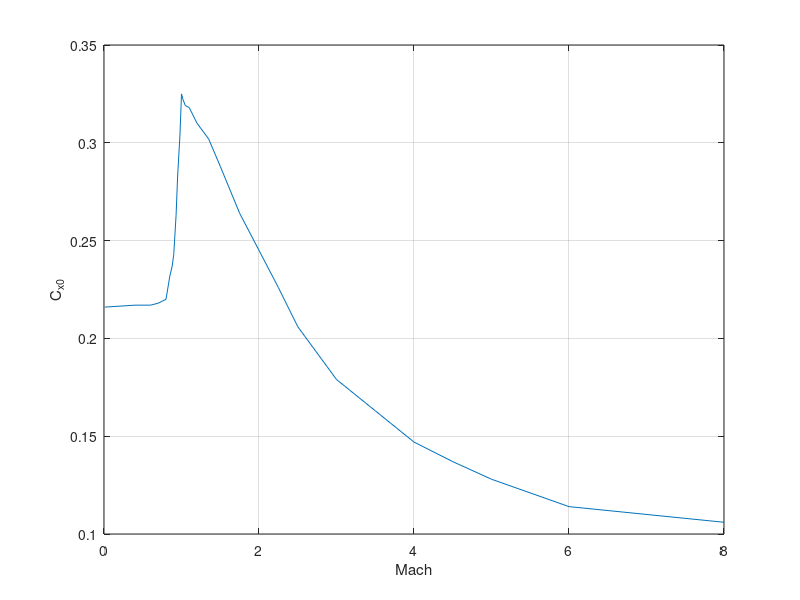

The MATLAB script that drew this image: (Note: this script raises an error after producing the figure.)
%% aerodynamic coefficients of rocket 9M723 determined with Prodas Software 
%% Data from Prodas Software

% Aerodynamic_Force_Coefficients
% [     Mach      CX0     CX2     CX4     CNa    CNa3    CPN     CYpa   CXfore  CXbase    CNq ]
AFC = [  0.01   0.216    2.81    3.12    3.92    3.12    3.92    0.00   0.000   0.068   0.148
         0.40   0.217    2.81    3.25    4.05    3.25    4.05    0.00   0.000   0.062   0.155
         0.60   0.217    2.81    3.31    4.12    3.31    4.12    0.00   0.000   0.058   0.158
         0.70   0.218    3.05    3.34    4.12    3.34    4.12    0.00   0.000   0.056   0.163
         0.75   0.219    3.17    3.35    4.12    3.35    4.12    0.00   0.000   0.054   0.165
         0.80   0.220    3.29    3.36    4.12    3.36    4.12    0.00   0.000   0.053   0.168
         0.85   0.232    3.53    3.41    4.15    3.41    4.15    0.00   0.000   0.062   0.170
         0.88   0.237    3.65    3.43    4.16    3.43    4.16    0.00   0.000   0.066   0.171
         0.90   0.243    3.76    3.45    4.17    3.45    4.17    0.00   0.000   0.071   0.172
         0.93   0.263    4.01    3.48    4.18    3.48    4.18    0.00   0.000   0.090   0.173
         0.95   0.283    4.25    3.50    4.18    3.50    4.18    0.00   0.000   0.108   0.174
         0.98   0.304    4.54    3.53    4.20    3.53    4.20    0.00   0.000   0.108   0.196
         1.00   0.325    4.83    3.56    4.22    3.56    4.22    0.00   0.000   0.108   0.217
         1.02   0.322    5.12    3.57    4.25    3.57    4.25    0.00   0.000   0.107   0.215
         1.05   0.319    5.41    3.58    4.28    3.58    4.28    0.00   0.000   0.105   0.214
         1.10   0.318    6.00    3.60    4.28    3.60    4.28    0.00   0.000   0.104   0.214
         1.20   0.310    6.65    3.62    4.23    3.62    4.23    0.00   0.000   0.100   0.210
         1.35   0.302    6.07    3.65    4.15    3.65    4.15    0.00   0.000   0.098   0.203
         1.50   0.288    5.46    3.71    4.04    3.71    4.04    0.00   0.000   0.092   0.196
         1.75   0.264    4.84    3.82    3.97    3.82    3.97    0.00   0.000   0.082   0.182
         2.00   0.245    4.24    3.81    3.89    3.81    3.89    0.00   0.000   0.078   0.167
         2.25   0.226    3.94    3.78    3.81    3.78    3.81    0.00   0.000   0.073   0.153
         2.50   0.206    3.63    3.75    3.74    3.75    3.74    0.00   0.000   0.068   0.138
         3.00   0.179    3.08    3.60    3.66    3.60    3.66    0.00   0.000   0.068   0.112
         3.50   0.163    2.82    3.46    3.56    3.46    3.56    0.00   0.000   0.070   0.093
         4.00   0.147    2.57    3.32    3.45    3.32    3.45    0.00   0.000   0.073   0.074
         4.50   0.137    2.32    3.24    3.41    3.24    3.41    0.00   0.000   0.075   0.062
         5.00   0.128    2.07    3.15    3.37    3.15    3.37    0.00   0.000   0.077   0.051
         6.00   0.114    1.85    3.08    3.32    3.08    3.32    0.00   0.000   0.078   0.037
         8.00   0.106    1.76    3.04    3.32    3.04    3.32    0.00   0.000   0.085   0.021];

%Aerodynamic Moment Coefficients for CG = 2800 mm
%           [ Mach     Cma     Cma3    Cma5    Cmq     Cmq2   Cnpa@1  Cnpa@3   Cnpa@5    Clp     Cld]
AMC_2800 = [  0.01   -2.75   -2.75  -135.7  -135.7   0.00   0.00   0.00   0.00   0.000  -0.501  0.0039
         0.40   -3.28   -3.28  -140.5  -140.5   0.00   0.00   0.00   0.00   0.000  -0.564  0.0045
         0.60   -3.56   -3.56  -143.0  -143.0   0.00   0.00   0.00   0.00   0.000  -0.596  0.0048
         0.70   -3.59   -3.59  -143.5  -143.5   0.00   0.00   0.00   0.00   0.000  -0.602  0.0048
         0.75   -3.61   -3.61  -143.8  -143.8   0.00   0.00   0.00   0.00   0.000  -0.605  0.0048
         0.80   -3.62   -3.62  -144.0  -144.0   0.00   0.00   0.00   0.00   0.000  -0.608  0.0049
         0.85   -3.75   -3.75  -146.6  -146.6   0.00   0.00   0.00   0.00   0.000  -0.624  0.0050
         0.88   -3.82   -3.82  -147.9  -147.9   0.00   0.00   0.00   0.00   0.000  -0.633  0.0051
         0.90   -3.89   -3.89  -149.2  -149.2   0.00   0.00   0.00   0.00   0.000  -0.641  0.0052
         0.93   -3.94   -3.94  -151.1  -151.1   0.00   0.00   0.00   0.00   0.000  -0.649  0.0052
         0.95   -3.99   -3.99  -153.0  -153.0   0.00   0.00   0.00   0.00   0.000  -0.657  0.0053
         0.98   -4.08   -4.08  -155.8  -155.8   0.00   0.00   0.00   0.00   0.000  -0.664  0.0054
         1.00   -4.17   -4.17  -158.6  -158.6   0.00   0.00   0.00   0.00   0.000  -0.670  0.0055
         1.02   -4.31   -4.31  -159.0  -159.0   0.00   0.00   0.00   0.00   0.000  -0.671  0.0055
         1.05   -4.45   -4.45  -159.4  -159.4   0.00   0.00   0.00   0.00   0.000  -0.671  0.0055
         1.10   -4.47   -4.47  -163.7  -163.7   0.00   0.00   0.00   0.00   0.000  -0.672  0.0055
         1.20   -4.29   -4.29  -165.6  -165.6   0.00   0.00   0.00   0.00   0.000  -0.651  0.0053
         1.35   -4.06   -4.06  -167.1  -167.1   0.00   0.00   0.00   0.00   0.000  -0.623  0.0051
         1.50   -3.69   -3.69  -168.6  -168.6   0.00   0.00   0.00   0.00   0.000  -0.596  0.0048
         1.75   -3.55   -3.55  -171.8  -171.8   0.00   0.00   0.00   0.00   0.000  -0.587  0.0048
         2.00   -3.21   -3.21  -171.4  -171.4   0.00   0.00   0.00   0.00   0.000  -0.531  0.0043
         2.25   -2.91   -2.91  -170.1  -170.1   0.00   0.00   0.00   0.00   0.000  -0.492  0.0040
         2.50   -2.61   -2.61  -168.7  -168.7   0.00   0.00   0.00   0.00   0.000  -0.452  0.0036
         3.00   -2.23   -2.23  -164.4  -164.4   0.00   0.00   0.00   0.00   0.000  -0.399  0.0032
         3.50   -1.79   -1.79  -158.7  -158.7   0.00   0.00   0.00   0.00   0.000  -0.353  0.0028
         4.00   -1.35   -1.35  -153.0  -153.0   0.00   0.00   0.00   0.00   0.000  -0.307  0.0024
         4.50   -1.19   -1.19  -148.9  -148.9   0.00   0.00   0.00   0.00   0.000  -0.291  0.0022
         5.00   -1.02   -1.02  -144.7  -144.7   0.00   0.00   0.00   0.00   0.000  -0.275  0.0021
         6.00   -0.87   -0.87  -141.6  -141.6   0.00   0.00   0.00   0.00   0.000  -0.261  0.0020
         8.00   -0.83   -0.83  -140.4  -140.4   0.00   0.00   0.00   0.00   0.000  -0.257  0.0019];

% Fin Set Component Aerodynamic Coefficients
%           [ Mach   Cxbody   Cxgrv   Cxfin1  Cxfin2  Cxfin3   CNaB    CPNB   CNaF1   CPNF1   CNaF2   CPNF2   CNaF3   CPNF3]
FIN_2800 = [ 0.010   0.212   0.000   0.004   0.000   0.000    2.22    2.48    0.90    7.48    0.00    0.00    0.00    0.00
       0.400   0.212   0.000   0.004   0.000   0.000    2.22    2.47    1.03    7.48    0.00    0.00    0.00    0.00
       0.600   0.212   0.000   0.004   0.000   0.000    2.22    2.47    1.09    7.48    0.00    0.00    0.00    0.00
       0.700   0.213   0.000   0.005   0.000   0.000    2.23    2.46    1.10    7.47    0.00    0.00    0.00    0.00
       0.750   0.214   0.000   0.005   0.000   0.000    2.24    2.46    1.11    7.47    0.00    0.00    0.00    0.00
       0.800   0.215   0.000   0.006   0.000   0.000    2.24    2.45    1.12    7.47    0.00    0.00    0.00    0.00
       0.850   0.225   0.000   0.006   0.000   0.000    2.25    2.45    1.15    7.47    0.00    0.00    0.00    0.00
       0.875   0.230   0.000   0.007   0.000   0.000    2.26    2.44    1.17    7.47    0.00    0.00    0.00    0.00
       0.900   0.236   0.000   0.007   0.000   0.000    2.27    2.44    1.18    7.47    0.00    0.00    0.00    0.00
       0.925   0.255   0.000   0.007   0.000   0.000    2.27    2.44    1.20    7.47    0.00    0.00    0.00    0.00
       0.950   0.275   0.000   0.007   0.000   0.000    2.28    2.43    1.22    7.47    0.00    0.00    0.00    0.00
       0.975   0.296   0.000   0.008   0.000   0.000    2.29    2.44    1.23    7.47    0.00    0.00    0.00    0.00
       1.000   0.317   0.000   0.008   0.000   0.000    2.31    2.45    1.25    7.47    0.00    0.00    0.00    0.00
       1.025   0.314   0.000   0.008   0.000   0.000    2.32    2.50    1.25    7.50    0.00    0.00    0.00    0.00
       1.050   0.311   0.000   0.008   0.000   0.000    2.33    2.55    1.25    7.52    0.00    0.00    0.00    0.00
       1.100   0.310   0.000   0.008   0.000   0.000    2.35    2.53    1.26    7.56    0.00    0.00    0.00    0.00
       1.200   0.303   0.000   0.007   0.000   0.000    2.41    2.54    1.21    7.57    0.00    0.00    0.00    0.00
       1.350   0.294   0.000   0.007   0.000   0.000    2.49    2.56    1.16    7.58    0.00    0.00    0.00    0.00
       1.500   0.281   0.000   0.007   0.000   0.000    2.60    2.52    1.11    7.58    0.00    0.00    0.00    0.00
       1.750   0.258   0.000   0.007   0.000   0.000    2.72    2.52    1.09    7.58    0.00    0.00    0.00    0.00
       2.000   0.239   0.000   0.007   0.000   0.000    2.82    2.59    0.99    7.59    0.00    0.00    0.00    0.00
       2.250   0.219   0.000   0.007   0.000   0.000    2.87    2.62    0.91    7.59    0.00    0.00    0.00    0.00
       2.500   0.200   0.000   0.007   0.000   0.000    2.92    2.64    0.83    7.60    0.00    0.00    0.00    0.00
       3.000   0.173   0.000   0.006   0.000   0.000    2.88    2.67    0.72    7.60    0.00    0.00    0.00    0.00
       3.500   0.156   0.000   0.007   0.000   0.000    2.83    2.66    0.63    7.60    0.00    0.00    0.00    0.00
       4.000   0.140   0.000   0.007   0.000   0.000    2.78    2.64    0.54    7.60    0.00    0.00    0.00    0.00
       4.500   0.131   0.000   0.007   0.000   0.000    2.73    2.63    0.51    7.60    0.00    0.00    0.00    0.00
       5.000   0.121   0.000   0.006   0.000   0.000    2.68    2.61    0.48    7.61    0.00    0.00    0.00    0.00
       6.000   0.108   0.000   0.006   0.000   0.000    2.63    2.59    0.45    7.61    0.00    0.00    0.00    0.00
       8.000   0.100   0.000   0.006   0.000   0.000    2.60    2.58    0.44    7.61    0.00    0.00    0.00    0.00];

%Aerodynamic Moment Coefficients for CG = 3000 mm
%           [ Mach     Cma     Cma3    Cma5    Cmq     Cmq2   Cnpa@1  Cnpa@3   Cnpa@5    Clp     Cld]
AMC_3000 = [0.01   -2.07   -2.07  -124.4  -124.4   0.00   0.00   0.00   0.00   0.000  -0.501  0.0039
         0.40   -2.58   -2.58  -128.8  -128.8   0.00   0.00   0.00   0.00   0.000  -0.564  0.0045
         0.60   -2.84   -2.84  -131.1  -131.1   0.00   0.00   0.00   0.00   0.000  -0.596  0.0048
         0.70   -2.87   -2.87  -131.5  -131.5   0.00   0.00   0.00   0.00   0.000  -0.602  0.0048
         0.75   -2.88   -2.88  -131.7  -131.7   0.00   0.00   0.00   0.00   0.000  -0.605  0.0048
         0.80   -2.89   -2.89  -132.0  -132.0   0.00   0.00   0.00   0.00   0.000  -0.608  0.0049
         0.85   -3.01   -3.01  -134.5  -134.5   0.00   0.00   0.00   0.00   0.000  -0.624  0.0050
         0.88   -3.08   -3.08  -135.8  -135.8   0.00   0.00   0.00   0.00   0.000  -0.633  0.0051
         0.90   -3.14   -3.14  -137.1  -137.1   0.00   0.00   0.00   0.00   0.000  -0.641  0.0052
         0.93   -3.18   -3.18  -138.9  -138.9   0.00   0.00   0.00   0.00   0.000  -0.649  0.0052
         0.95   -3.23   -3.23  -140.7  -140.7   0.00   0.00   0.00   0.00   0.000  -0.657  0.0053
         0.98   -3.32   -3.32  -143.5  -143.5   0.00   0.00   0.00   0.00   0.000  -0.664  0.0054
         1.00   -3.40   -3.40  -146.2  -146.2   0.00   0.00   0.00   0.00   0.000  -0.670  0.0055
         1.02   -3.53   -3.53  -146.6  -146.6   0.00   0.00   0.00   0.00   0.000  -0.671  0.0055
         1.05   -3.67   -3.67  -147.0  -147.0   0.00   0.00   0.00   0.00   0.000  -0.671  0.0055
         1.10   -3.68   -3.68  -151.4  -151.4   0.00   0.00   0.00   0.00   0.000  -0.672  0.0055
         1.20   -3.51   -3.51  -153.6  -153.6   0.00   0.00   0.00   0.00   0.000  -0.651  0.0053
         1.35   -3.26   -3.26  -155.8  -155.8   0.00   0.00   0.00   0.00   0.000  -0.623  0.0051
         1.50   -2.88   -2.88  -158.5  -158.5   0.00   0.00   0.00   0.00   0.000  -0.596  0.0048
         1.75   -2.72   -2.72  -161.8  -161.8   0.00   0.00   0.00   0.00   0.000  -0.587  0.0048
         2.00   -2.38   -2.38  -161.7  -161.7   0.00   0.00   0.00   0.00   0.000  -0.531  0.0043
         2.25   -2.08   -2.08  -160.7  -160.7   0.00   0.00   0.00   0.00   0.000  -0.492  0.0040
         2.50   -1.79   -1.79  -159.7  -159.7   0.00   0.00   0.00   0.00   0.000  -0.452  0.0036
         3.00   -1.45   -1.45  -155.8  -155.8   0.00   0.00   0.00   0.00   0.000  -0.399  0.0032
         3.50   -1.04   -1.04  -150.5  -150.5   0.00   0.00   0.00   0.00   0.000  -0.353  0.0028
         4.00   -0.63   -0.63  -145.1  -145.1   0.00   0.00   0.00   0.00   0.000  -0.307  0.0024
         4.50   -0.48   -0.48  -141.1  -141.1   0.00   0.00   0.00   0.00   0.000  -0.291  0.0022
         5.00   -0.33   -0.33  -137.0  -137.0   0.00   0.00   0.00   0.00   0.000  -0.275  0.0021
         6.00   -0.20   -0.20  -134.1  -134.1   0.00   0.00   0.00   0.00   0.000  -0.261  0.0020
         8.00   -0.17   -0.17  -132.9  -132.9   0.00   0.00   0.00   0.00   0.000  -0.257  0.0019];

%Aerodynamic Moment Coefficients for CG = 3300 mm
%           [ Mach     Cma     Cma3    Cma5    Cmq     Cmq2   Cnpa@1  Cnpa@3   Cnpa@5    Clp     Cld]
AMC_3300 = [0.01   -1.05   -1.05  -107.9  -107.9   0.00   0.00   0.00   0.00   0.000  -0.501  0.0039
         0.40   -1.52   -1.52  -111.6  -111.6   0.00   0.00   0.00   0.00   0.000  -0.564  0.0045
         0.60   -1.76   -1.76  -113.5  -113.5   0.00   0.00   0.00   0.00   0.000  -0.596  0.0048
         0.70   -1.78   -1.78  -113.9  -113.9   0.00   0.00   0.00   0.00   0.000  -0.602  0.0048
         0.75   -1.79   -1.79  -114.1  -114.1   0.00   0.00   0.00   0.00   0.000  -0.605  0.0048
         0.80   -1.80   -1.80  -114.3  -114.3   0.00   0.00   0.00   0.00   0.000  -0.608  0.0049
         0.85   -1.90   -1.90  -116.8  -116.8   0.00   0.00   0.00   0.00   0.000  -0.624  0.0050
         0.88   -1.96   -1.96  -118.0  -118.0   0.00   0.00   0.00   0.00   0.000  -0.633  0.0051
         0.90   -2.01   -2.01  -119.2  -119.2   0.00   0.00   0.00   0.00   0.000  -0.641  0.0052
         0.93   -2.05   -2.05  -121.0  -121.0   0.00   0.00   0.00   0.00   0.000  -0.649  0.0052
         0.95   -2.09   -2.09  -122.7  -122.7   0.00   0.00   0.00   0.00   0.000  -0.657  0.0053
         0.98   -2.16   -2.16  -125.4  -125.4   0.00   0.00   0.00   0.00   0.000  -0.664  0.0054
         1.00   -2.24   -2.24  -128.0  -128.0   0.00   0.00   0.00   0.00   0.000  -0.670  0.0055
         1.02   -2.37   -2.37  -128.4  -128.4   0.00   0.00   0.00   0.00   0.000  -0.671  0.0055
         1.05   -2.50   -2.50  -128.8  -128.8   0.00   0.00   0.00   0.00   0.000  -0.671  0.0055
         1.10   -2.51   -2.51  -133.3  -133.3   0.00   0.00   0.00   0.00   0.000  -0.672  0.0055
         1.20   -2.33   -2.33  -135.9  -135.9   0.00   0.00   0.00   0.00   0.000  -0.651  0.0053
         1.35   -2.07   -2.07  -139.2  -139.2   0.00   0.00   0.00   0.00   0.000  -0.623  0.0051
         1.50   -1.67   -1.67  -143.8  -143.8   0.00   0.00   0.00   0.00   0.000  -0.596  0.0048
         1.75   -1.47   -1.47  -147.1  -147.1   0.00   0.00   0.00   0.00   0.000  -0.587  0.0048
         2.00   -1.14   -1.14  -147.6  -147.6   0.00   0.00   0.00   0.00   0.000  -0.531  0.0043
         2.25   -0.85   -0.85  -147.0  -147.0   0.00   0.00   0.00   0.00   0.000  -0.492  0.0040
         2.50   -0.57   -0.57  -146.5  -146.5   0.00   0.00   0.00   0.00   0.000  -0.452  0.0036
         3.00   -0.27   -0.27  -143.1  -143.1   0.00   0.00   0.00   0.00   0.000  -0.399  0.0032
         3.50    0.09    0.09  -138.3  -138.3   0.00   0.00   0.00   0.00   0.000  -0.353  0.0028
         4.00    0.45    0.45  -133.4  -133.4   0.00   0.00   0.00   0.00   0.000  -0.307  0.0024
         4.50    0.57    0.57  -129.5  -129.5   0.00   0.00   0.00   0.00   0.000  -0.291  0.0022
         5.00    0.69    0.69  -125.6  -125.6   0.00   0.00   0.00   0.00   0.000  -0.275  0.0021
         6.00    0.81    0.81  -122.9  -122.9   0.00   0.00   0.00   0.00   0.000  -0.261  0.0020
         8.00    0.83    0.83  -121.7  -121.7   0.00   0.00   0.00   0.00   0.000  -0.257  0.0019];

%Aerodynamic Moment Coefficients for CG = 3500 mm
%           [ Mach     Cma     Cma3    Cma5    Cmq     Cmq2   Cnpa@1  Cnpa@3   Cnpa@5    Clp     Cld]
AMC_3500 = [0.01   -0.37   -0.37   -97.1   -97.1   0.00   0.00   0.00   0.00   0.000  -0.501  0.0039
         0.40   -0.81   -0.81  -100.4  -100.4   0.00   0.00   0.00   0.00   0.000  -0.564  0.0045
         0.60   -1.04   -1.04  -102.1  -102.1   0.00   0.00   0.00   0.00   0.000  -0.596  0.0048
         0.70   -1.05   -1.05  -102.4  -102.4   0.00   0.00   0.00   0.00   0.000  -0.602  0.0048
         0.75   -1.06   -1.06  -102.6  -102.6   0.00   0.00   0.00   0.00   0.000  -0.605  0.0048
         0.80   -1.07   -1.07  -102.8  -102.8   0.00   0.00   0.00   0.00   0.000  -0.608  0.0049
         0.85   -1.16   -1.16  -105.2  -105.2   0.00   0.00   0.00   0.00   0.000  -0.624  0.0050
         0.88   -1.21   -1.21  -106.4  -106.4   0.00   0.00   0.00   0.00   0.000  -0.633  0.0051
         0.90   -1.26   -1.26  -107.6  -107.6   0.00   0.00   0.00   0.00   0.000  -0.641  0.0052
         0.93   -1.30   -1.30  -109.3  -109.3   0.00   0.00   0.00   0.00   0.000  -0.649  0.0052
         0.95   -1.33   -1.33  -111.0  -111.0   0.00   0.00   0.00   0.00   0.000  -0.657  0.0053
         0.98   -1.40   -1.40  -113.6  -113.6   0.00   0.00   0.00   0.00   0.000  -0.664  0.0054
         1.00   -1.46   -1.46  -116.2  -116.2   0.00   0.00   0.00   0.00   0.000  -0.670  0.0055
         1.02   -1.59   -1.59  -116.6  -116.6   0.00   0.00   0.00   0.00   0.000  -0.671  0.0055
         1.05   -1.72   -1.72  -117.0  -117.0   0.00   0.00   0.00   0.00   0.000  -0.671  0.0055
         1.10   -1.73   -1.73  -121.5  -121.5   0.00   0.00   0.00   0.00   0.000  -0.672  0.0055
         1.20   -1.54   -1.54  -124.5  -124.5   0.00   0.00   0.00   0.00   0.000  -0.651  0.0053
         1.35   -1.28   -1.28  -128.5  -128.5   0.00   0.00   0.00   0.00   0.000  -0.623  0.0051
         1.50   -0.86   -0.86  -134.2  -134.2   0.00   0.00   0.00   0.00   0.000  -0.596  0.0048
         1.75   -0.64   -0.64  -137.6  -137.6   0.00   0.00   0.00   0.00   0.000  -0.587  0.0048
         2.00   -0.31   -0.31  -138.5  -138.5   0.00   0.00   0.00   0.00   0.000  -0.531  0.0043
         2.25   -0.03   -0.03  -138.1  -138.1   0.00   0.00   0.00   0.00   0.000  -0.492  0.0040
         2.50    0.25    0.25  -137.8  -137.8   0.00   0.00   0.00   0.00   0.000  -0.452  0.0036
         3.00    0.51    0.51  -134.8  -134.8   0.00   0.00   0.00   0.00   0.000  -0.399  0.0032
         3.50    0.84    0.84  -130.3  -130.3   0.00   0.00   0.00   0.00   0.000  -0.353  0.0028
         4.00    1.17    1.17  -125.8  -125.8   0.00   0.00   0.00   0.00   0.000  -0.307  0.0024
         4.50    1.28    1.28  -122.0  -122.0   0.00   0.00   0.00   0.00   0.000  -0.291  0.0022
         5.00    1.38    1.38  -118.2  -118.2   0.00   0.00   0.00   0.00   0.000  -0.275  0.0021
         6.00    1.48    1.48  -115.5  -115.5   0.00   0.00   0.00   0.00   0.000  -0.261  0.0020
         8.00    1.49    1.49  -114.4  -114.4   0.00   0.00   0.00   0.00   0.000  -0.257  0.0019];

%Aerodynamic Moment Coefficients for CG = 3700 mm
%           [ Mach     Cma     Cma3    Cma5    Cmq     Cmq2   Cnpa@1  Cnpa@3   Cnpa@5    Clp     Cld]
AMC_3700 = [0.01    0.31    0.31   -86.4   -86.4   0.00   0.00   0.00   0.00   0.000  -0.501  0.0039
         0.40   -0.11   -0.11   -89.4   -89.4   0.00   0.00   0.00   0.00   0.000  -0.564  0.0045
         0.60   -0.32   -0.32   -90.9   -90.9   0.00   0.00   0.00   0.00   0.000  -0.596  0.0048
         0.70   -0.33   -0.33   -91.2   -91.2   0.00   0.00   0.00   0.00   0.000  -0.602  0.0048
         0.75   -0.33   -0.33   -91.3   -91.3   0.00   0.00   0.00   0.00   0.000  -0.605  0.0048
         0.80   -0.34   -0.34   -91.5   -91.5   0.00   0.00   0.00   0.00   0.000  -0.608  0.0049
         0.85   -0.42   -0.42   -93.8   -93.8   0.00   0.00   0.00   0.00   0.000  -0.624  0.0050
         0.88   -0.47   -0.47   -95.0   -95.0   0.00   0.00   0.00   0.00   0.000  -0.633  0.0051
         0.90   -0.51   -0.51   -96.2   -96.2   0.00   0.00   0.00   0.00   0.000  -0.641  0.0052
         0.93   -0.54   -0.54   -97.9   -97.9   0.00   0.00   0.00   0.00   0.000  -0.649  0.0052
         0.95   -0.57   -0.57   -99.5   -99.5   0.00   0.00   0.00   0.00   0.000  -0.657  0.0053
         0.98   -0.63   -0.63  -102.1  -102.1   0.00   0.00   0.00   0.00   0.000  -0.664  0.0054
         1.00   -0.69   -0.69  -104.7  -104.7   0.00   0.00   0.00   0.00   0.000  -0.670  0.0055
         1.02   -0.82   -0.82  -105.1  -105.1   0.00   0.00   0.00   0.00   0.000  -0.671  0.0055
         1.05   -0.94   -0.94  -105.4  -105.4   0.00   0.00   0.00   0.00   0.000  -0.671  0.0055
         1.10   -0.94   -0.94  -109.9  -109.9   0.00   0.00   0.00   0.00   0.000  -0.672  0.0055
         1.20   -0.75   -0.75  -113.2  -113.2   0.00   0.00   0.00   0.00   0.000  -0.651  0.0053
         1.35   -0.48   -0.48  -118.0  -118.0   0.00   0.00   0.00   0.00   0.000  -0.623  0.0051
         1.50   -0.06   -0.06  -124.8  -124.8   0.00   0.00   0.00   0.00   0.000  -0.596  0.0048
         1.75    0.19    0.19  -128.3  -128.3   0.00   0.00   0.00   0.00   0.000  -0.587  0.0048
         2.00    0.52    0.52  -129.5  -129.5   0.00   0.00   0.00   0.00   0.000  -0.531  0.0043
         2.25    0.79    0.79  -129.4  -129.4   0.00   0.00   0.00   0.00   0.000  -0.492  0.0040
         2.50    1.07    1.07  -129.3  -129.3   0.00   0.00   0.00   0.00   0.000  -0.452  0.0036
         3.00    1.29    1.29  -126.7  -126.7   0.00   0.00   0.00   0.00   0.000  -0.399  0.0032
         3.50    1.60    1.60  -122.4  -122.4   0.00   0.00   0.00   0.00   0.000  -0.353  0.0028
         4.00    1.89    1.89  -118.2  -118.2   0.00   0.00   0.00   0.00   0.000  -0.307  0.0024
         4.50    1.98    1.98  -114.5  -114.5   0.00   0.00   0.00   0.00   0.000  -0.291  0.0022
         5.00    2.07    2.07  -110.8  -110.8   0.00   0.00   0.00   0.00   0.000  -0.275  0.0021
         6.00    2.14    2.14  -108.2  -108.2   0.00   0.00   0.00   0.00   0.000  -0.261  0.0020
         8.00    2.15    2.15  -107.1  -107.1   0.00   0.00   0.00   0.00   0.000  -0.257  0.0019];

%Aerodynamic Moment Coefficients for CG = 4000 mm
%           [ Mach     Cma     Cma3    Cma5    Cmq     Cmq2   Cnpa@1  Cnpa@3   Cnpa@5    Clp     Cld]
AMC_4000 = [0.01    1.32    1.32   -70.8   -70.8   0.00   0.00   0.00   0.00   0.000  -0.501  0.0039
         0.40    0.95    0.95   -73.2   -73.2   0.00   0.00   0.00   0.00   0.000  -0.564  0.0045
         0.60    0.76    0.76   -74.4   -74.4   0.00   0.00   0.00   0.00   0.000  -0.596  0.0048
         0.70    0.76    0.76   -74.7   -74.7   0.00   0.00   0.00   0.00   0.000  -0.602  0.0048
         0.75    0.76    0.76   -74.8   -74.8   0.00   0.00   0.00   0.00   0.000  -0.605  0.0048
         0.80    0.76    0.76   -74.9   -74.9   0.00   0.00   0.00   0.00   0.000  -0.608  0.0049
         0.85    0.69    0.69   -77.2   -77.2   0.00   0.00   0.00   0.00   0.000  -0.624  0.0050
         0.88    0.65    0.65   -78.3   -78.3   0.00   0.00   0.00   0.00   0.000  -0.633  0.0051
         0.90    0.61    0.61   -79.5   -79.5   0.00   0.00   0.00   0.00   0.000  -0.641  0.0052
         0.93    0.59    0.59   -81.1   -81.1   0.00   0.00   0.00   0.00   0.000  -0.649  0.0052
         0.95    0.57    0.57   -82.8   -82.8   0.00   0.00   0.00   0.00   0.000  -0.657  0.0053
         0.98    0.52    0.52   -85.3   -85.3   0.00   0.00   0.00   0.00   0.000  -0.664  0.0054
         1.00    0.47    0.47   -87.8   -87.8   0.00   0.00   0.00   0.00   0.000  -0.670  0.0055
         1.02    0.35    0.35   -88.1   -88.1   0.00   0.00   0.00   0.00   0.000  -0.671  0.0055
         1.05    0.23    0.23   -88.5   -88.5   0.00   0.00   0.00   0.00   0.000  -0.671  0.0055
         1.10    0.23    0.23   -93.1   -93.1   0.00   0.00   0.00   0.00   0.000  -0.672  0.0055
         1.20    0.43    0.43   -96.8   -96.8   0.00   0.00   0.00   0.00   0.000  -0.651  0.0053
         1.35    0.71    0.71  -102.6  -102.6   0.00   0.00   0.00   0.00   0.000  -0.623  0.0051
         1.50    1.15    1.15  -111.2  -111.2   0.00   0.00   0.00   0.00   0.000  -0.596  0.0048
         1.75    1.43    1.43  -114.7  -114.7   0.00   0.00   0.00   0.00   0.000  -0.587  0.0048
         2.00    1.76    1.76  -116.4  -116.4   0.00   0.00   0.00   0.00   0.000  -0.531  0.0043
         2.25    2.03    2.03  -116.6  -116.6   0.00   0.00   0.00   0.00   0.000  -0.492  0.0040
         2.50    2.29    2.29  -116.9  -116.9   0.00   0.00   0.00   0.00   0.000  -0.452  0.0036
         3.00    2.47    2.47  -114.7  -114.7   0.00   0.00   0.00   0.00   0.000  -0.399  0.0032
         3.50    2.72    2.72  -110.9  -110.9   0.00   0.00   0.00   0.00   0.000  -0.353  0.0028
         4.00    2.98    2.98  -107.0  -107.0   0.00   0.00   0.00   0.00   0.000  -0.307  0.0024
         4.50    3.04    3.04  -103.5  -103.5   0.00   0.00   0.00   0.00   0.000  -0.291  0.0022
         5.00    3.09    3.09  -100.0  -100.0   0.00   0.00   0.00   0.00   0.000  -0.275  0.0021
         6.00    3.15    3.15   -97.5   -97.5   0.00   0.00   0.00   0.00   0.000  -0.261  0.0020
         8.00    3.14    3.14   -96.4   -96.4   0.00   0.00   0.00   0.00   0.000  -0.257  0.0019];

%Aerodynamic Moment Coefficients for CG = 4400 mm
%           [ Mach     Cma     Cma3    Cma5    Cmq     Cmq2   Cnpa@1  Cnpa@3   Cnpa@5    Clp     Cld]
AMC_4400 = [0.01    2.68    2.68   -50.5   -50.5   0.00   0.00   0.00   0.00   0.000  -0.501  0.0039
         0.40    2.36    2.36   -52.3   -52.3   0.00   0.00   0.00   0.00   0.000  -0.564  0.0045
         0.60    2.20    2.20   -53.2   -53.2   0.00   0.00   0.00   0.00   0.000  -0.596  0.0048
         0.70    2.21    2.21   -53.4   -53.4   0.00   0.00   0.00   0.00   0.000  -0.602  0.0048
         0.75    2.22    2.22   -53.5   -53.5   0.00   0.00   0.00   0.00   0.000  -0.605  0.0048
         0.80    2.22    2.22   -53.6   -53.6   0.00   0.00   0.00   0.00   0.000  -0.608  0.0049
         0.85    2.17    2.17   -55.8   -55.8   0.00   0.00   0.00   0.00   0.000  -0.624  0.0050
         0.88    2.14    2.14   -56.9   -56.9   0.00   0.00   0.00   0.00   0.000  -0.633  0.0051
         0.90    2.11    2.11   -58.0   -58.0   0.00   0.00   0.00   0.00   0.000  -0.641  0.0052
         0.93    2.10    2.10   -59.6   -59.6   0.00   0.00   0.00   0.00   0.000  -0.649  0.0052
         0.95    2.09    2.09   -61.2   -61.2   0.00   0.00   0.00   0.00   0.000  -0.657  0.0053
         0.98    2.05    2.05   -63.6   -63.6   0.00   0.00   0.00   0.00   0.000  -0.664  0.0054
         1.00    2.01    2.01   -66.0   -66.0   0.00   0.00   0.00   0.00   0.000  -0.670  0.0055
         1.02    1.90    1.90   -66.4   -66.4   0.00   0.00   0.00   0.00   0.000  -0.671  0.0055
         1.05    1.78    1.78   -66.8   -66.8   0.00   0.00   0.00   0.00   0.000  -0.671  0.0055
         1.10    1.80    1.80   -71.4   -71.4   0.00   0.00   0.00   0.00   0.000  -0.672  0.0055
         1.20    2.00    2.00   -75.6   -75.6   0.00   0.00   0.00   0.00   0.000  -0.651  0.0053
         1.35    2.30    2.30   -82.8   -82.8   0.00   0.00   0.00   0.00   0.000  -0.623  0.0051
         1.50    2.77    2.77   -93.7   -93.7   0.00   0.00   0.00   0.00   0.000  -0.596  0.0048
         1.75    3.09    3.09   -97.3   -97.3   0.00   0.00   0.00   0.00   0.000  -0.587  0.0048
         2.00    3.42    3.42   -99.5   -99.5   0.00   0.00   0.00   0.00   0.000  -0.531  0.0043
         2.25    3.67    3.67  -100.2  -100.2   0.00   0.00   0.00   0.00   0.000  -0.492  0.0040
         2.50    3.92    3.92  -100.9  -100.9   0.00   0.00   0.00   0.00   0.000  -0.452  0.0036
         3.00    4.03    4.03   -99.2   -99.2   0.00   0.00   0.00   0.00   0.000  -0.399  0.0032
         3.50    4.23    4.23   -95.9   -95.9   0.00   0.00   0.00   0.00   0.000  -0.353  0.0028
         4.00    4.42    4.42   -92.5   -92.5   0.00   0.00   0.00   0.00   0.000  -0.307  0.0024
         4.50    4.44    4.44   -89.2   -89.2   0.00   0.00   0.00   0.00   0.000  -0.291  0.0022
         5.00    4.46    4.46   -85.8   -85.8   0.00   0.00   0.00   0.00   0.000  -0.275  0.0021
         6.00    4.49    4.49   -83.5   -83.5   0.00   0.00   0.00   0.00   0.000  -0.261  0.0020
         8.00    4.46    4.46   -82.4   -82.4   0.00   0.00   0.00   0.00   0.000  -0.257  0.0019];

%% Plotting aerodynamic force coefficients


% Ploting axial force coefficient
figure
plot(AFC(:,1),AFC(:,2))
grid on
xlabel('Mach'); ylabel('C_x_0')
title('Axial force coefficient','(\alpha_t = 0)')

% Ploting derivative of axial force coefficient after sin^2\alpha_t
figure
plot(AFC(:,1),AFC(:,3))
grid on
xlabel('Mach'); ylabel('C_x_\alpha_2')
title('Derivative of axial force coefficient', 'after sin^2\alpha_t')

% Ploting Axial force coefficient
alfa = linspace(deg2rad(-20),deg2rad(20),40);
Cx0 = AFC(:,2);
CXa = AFC(:,3);
Cx = Cx0 + CXa.*sin(alfa).^2;
[X,Y] = meshgrid(rad2deg(alfa),AFC(:,1).');
figure
surf(X,Y,Cx,'FaceAlpha',0.9)
xlabel('\alpha_t [\circ]')
ylabel('Mach')
zlabel('C_x')
title('Axial force coefficient')

% Ploting derivative of normal force coefficient after sin\alpha
figure
plot(AFC(:,1),AFC(:,4))
grid on
xlabel('Mach'); ylabel('C_N_\alpha')
title('Derivative of normal force coefficient', 'after sin\alpha')

% calculation normal force coefficient
Cy = AFC(:,4).*sin(alfa); 

% Ploting normal force coefficient
figure
surf(X,Y,Cy,'FaceAlpha',0.9)
xlabel('\alpha_t [\circ]')
ylabel('Mach')
zlabel('C_N')
title('Normal force coefficient')

% Ploting Coordinate of the center of pressure
figure
plot(AFC(:,1),AFC(:,5).*920)
grid on
xlabel('Mach'); ylabel('Coordinate of the center of pressure [mm]')
title('Center of pressure')

% Ploting derivative of sideforce coefficient after sin\beta
figure
plot(AFC(:,1),AFC(:,6))
grid on
xlabel('Mach'); ylabel('C_y_\beta')
title('Derivative of sideforce coefficient', 'after sin\beta')
%% Plotting aerodynamic moment coefficients


% Ploting derivative after pitch moment coefficient slope after sin\alpha
figure
hold on
plot(AMC_2800(:,1),AMC_2800(:,2))
plot(AMC_3000(:,1),AMC_3000(:,2))
plot(AMC_3300(:,1),AMC_3300(:,2))
plot(AMC_3500(:,1),AMC_3500(:,2))
plot(AMC_3700(:,1),AMC_3700(:,2))
plot(AMC_4000(:,1),AMC_4000(:,2))
plot(AMC_4400(:,1),AMC_4400(:,2))
hold off
legend('CG = 2800 mm','CG = 3000 mm','CG = 3300 mm', 'CG = 3500 mm','CG = 3700 mm','CG = 4000 mm','CG = 4400 mm','Location','northeastoutside')
grid on
xlabel('Mach'); ylabel('C_m_\alpha')
title('Derivative after pitch moment coefficient slope','after sin\alpha')

% calculation pitch moment coefficient slope
Cn_p = AMC_2800(:,2).*sin(alfa);

% Ploting pitch moment coefficient slope for CG = 2800mm
figure
surf(X,Y,Cn_p,'FaceAlpha',0.85)
xlabel('\alpha_t [\circ]')
ylabel('Mach')
zlabel('C_m _p')
title('pitch moment coefficient slope', 'CG = 2800mm')

% Ploting derivative of yaw moment coefficient slope after sin\beta
figure
hold on
plot(AMC_2800(:,1),AMC_2800(:,3))
plot(AMC_3000(:,1),AMC_3000(:,3))
plot(AMC_3300(:,1),AMC_3300(:,3))
plot(AMC_3500(:,1),AMC_3500(:,3))
plot(AMC_3700(:,1),AMC_3700(:,3))
plot(AMC_4000(:,1),AMC_4000(:,3))
plot(AMC_4400(:,1),AMC_4400(:,3))
hold off
legend('CG = 2800 mm','CG = 3000 mm','CG = 3300 mm', 'CG = 3500 mm','CG = 3700 mm','CG = 4000 mm','CG = 4400 mm','Location','northeastoutside')
grid on
xlabel('Mach'); ylabel('C_n_\beta')
title('Derivative of yaw moment coefficient slope','after sin\beta')

% Ploting pitch damping coefficient
figure
hold on
plot(AMC_2800(:,1),AMC_2800(:,4))
plot(AMC_3000(:,1),AMC_3000(:,4))
plot(AMC_3300(:,1),AMC_3300(:,4))
plot(AMC_3500(:,1),AMC_3500(:,4))
plot(AMC_3700(:,1),AMC_3700(:,4))
plot(AMC_4000(:,1),AMC_4000(:,4))
plot(AMC_4400(:,1),AMC_4400(:,4))
hold off
legend('CG = 2800 mm','CG = 3000 mm','CG = 3300 mm', 'CG = 3500 mm','CG = 3700 mm','CG = 4000 mm','CG = 4400 mm','Location','northeastoutside')
grid on
xlabel('Mach'); ylabel('C_m_q')
title('Pitch damping coefficient','d/2V*\omega_y')

% Ploting yaw damping coefficient
figure
hold on
plot(AMC_2800(:,1),AMC_2800(:,5))
plot(AMC_3000(:,1),AMC_3000(:,5))
plot(AMC_3300(:,1),AMC_3300(:,5))
plot(AMC_3500(:,1),AMC_3500(:,5))
plot(AMC_3700(:,1),AMC_3700(:,5))
plot(AMC_4000(:,1),AMC_4000(:,5))
plot(AMC_4400(:,1),AMC_4400(:,5))
hold off
legend('CG = 2800 mm','CG = 3000 mm','CG = 3300 mm', 'CG = 3500 mm','CG = 3700 mm','CG = 4000 mm','CG = 4400 mm','Location','northeastoutside')
grid on
xlabel('Mach'); ylabel('C_n_r')
title('Yaw damping coefficient','d/2V*\omega_z')

% Ploting axial force coefficient for isolated elements
figure
hold on
plot(FIN_2800(:,1),FIN_2800(:,2),'g')
plot(FIN_2800(:,1),FIN_2800(:,4),'m')
hold off
grid on
xlabel('Mach'); ylabel('C_x_0')
title('Axial force coefficient for isolated elements','(\alpha_t = 0)')
legend('Monocoque','Fins (\delta = 0\circ)')

% Ploting derivative of normal force coefficient for isolated elements
figure
hold on
plot(FIN_2800(:,1),FIN_2800(:,7),'g')
plot(FIN_2800(:,1),FIN_2800(:,9),'m')
hold off
grid on
xlabel('Mach'); ylabel('C_N_\alpha')
title('Derivative of normal force coefficient for isolated elements', 'after sin\alpha (\delta_w = 0)')
legend('Monocoque','Fins (\delta = 0\circ)','Location',"northeastoutside")

% Ploting coordinate of the center of pressure for isolated elements
figure
hold on
plot(FIN_2800(:,1),FIN_2800(:,8).*920,'g')
plot(FIN_2800(:,1),FIN_2800(:,10).*920,'m')
hold off
grid on
xlabel('Mach'); ylabel('center of pressure [mm]')
title('Coordinate of the center of pressure for isolated elements')
legend('Monocoque','Fins','Location',"northeastoutside")
%%

alfa = 10; %angle of attack
delta_w = -0; %angle of fins

% calculation axial force coefficient and normal force coefficient
Cx = FIN_2800(:,2).*sind(alfa)+FIN_2800(:,4).*sind(alfa+delta_w);
Cz = FIN_2800(:,7).*sind(alfa)+FIN_2800(:,9).*sind(alfa+delta_w); 

% Ploting axial force coefficient for assumed parameters
figure
plot(AMC_2800(:,1),Cx)
grid on
xlabel('Mach'); ylabel('C_x')
title('Axial force coefficient','\alpha=10\circ; \delta_w = -4\circ')

% Ploting normal force coefficient for assumed parameters
figure
plot(AMC_2800(:,1),Cz)
grid on
xlabel('Mach'); ylabel('C_z')
title('Normal force coefficient','\alpha=10\circ; \delta_w = -4\circ')